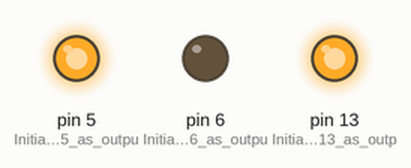
Recording of a sketch running on a simulated Arduino Uno, built with avr-gcc and run on an emulated ATmega328P. On the bench: output pins drawn as LEDs (lit = HIGH).

Above: at 0.1 s.
At 4.1 s:
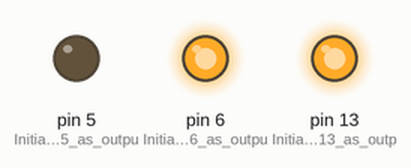
Timing chart, 0 to 5.6 s (numbered marks = the images above):
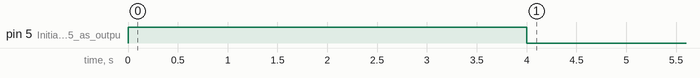

The sketch:

External_led.ino
```cpp
void setup() {
  // put your setup code here, to run once:

  pinMode(5,OUTPUT);     // Initialize pin 5 as output
  pinMode(6,OUTPUT);     // Initialize pin 6 as output
  pinMode(13,OUTPUT);    // Initialize pin 13 as output

  digitalWrite(13,HIGH); // Turn on pin 13 LED on
  digitalWrite(5,HIGH);  // Turn external red LED on
  delay(4000);           // Wait 4 seconds

  digitalWrite(5,LOW);   // Turn external red LED off
  digitalWrite(6,HIGH);  // Turn external green LED on

}

void loop() {
  // put your main code here, to run repeatedly:

}
```
